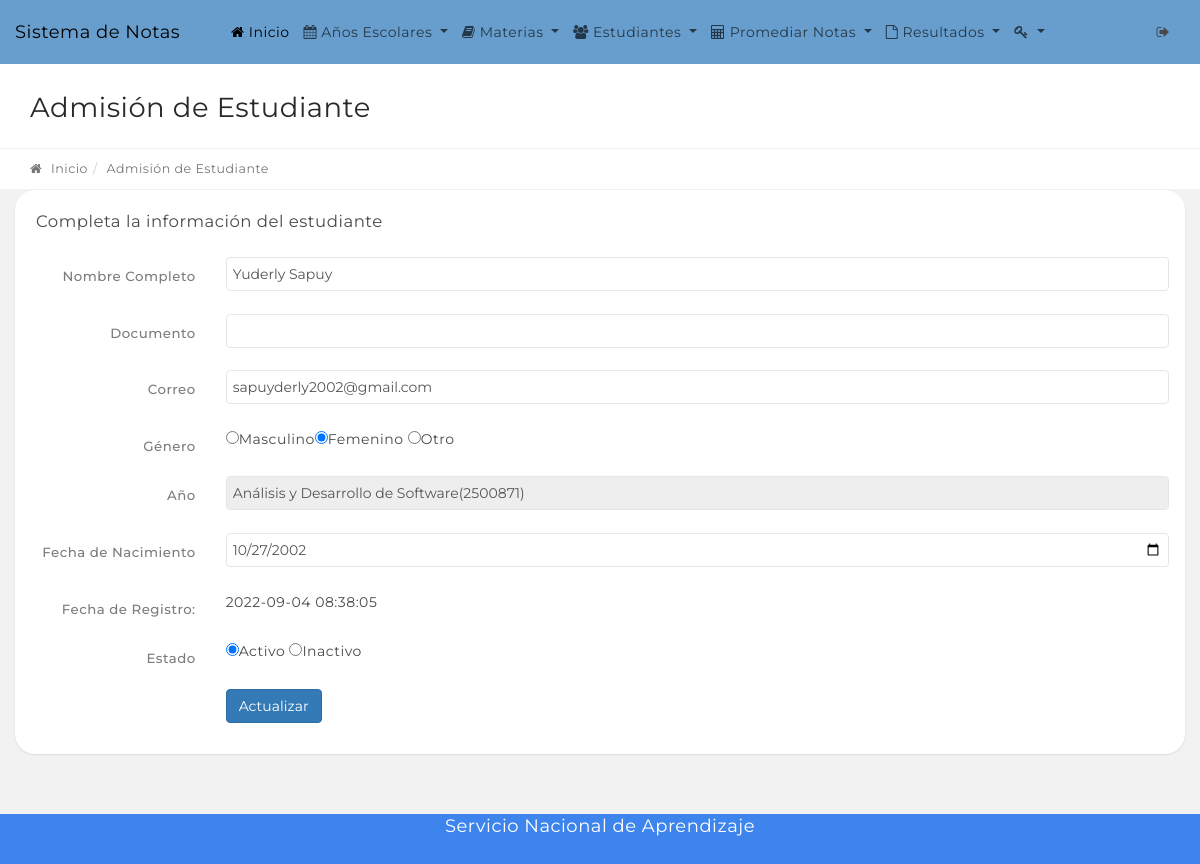
Page /edit-student.php?stid=1 on the committed database.
### tables this page shows
CREATE TABLE `tblstudents` (
  `StudentId` int(11) NOT NULL,
  `StudentName` varchar(100) DEFAULT NULL,
  `documento` int(10) DEFAULT NULL,
  `StudentEmail` varchar(100) DEFAULT NULL,
  `Gender` varchar(10) DEFAULT NULL,
  `DOB` varchar(100) DEFAULT NULL,
  `ClassId` int(11) DEFAULT NULL,
  `RegDate` timestamp NULL DEFAULT current_timestamp(),
  `UpdationDate` timestamp NULL DEFAULT NULL,
  `Status` int(1) DEFAULT NULL
);

CREATE TABLE `tblclasses` (
  `id` int(11) NOT NULL,
  `ClassName` varchar(80) DEFAULT NULL,
  `ClassNameNumeric` int(4) DEFAULT NULL,
  `Section` varchar(7) DEFAULT NULL,
  `CreationDate` timestamp NULL DEFAULT current_timestamp(),
  `UpdationDate` timestamp NULL DEFAULT NULL
);

### edit-student.php (the view, shortened to what this page needs)
<?php
include('includes/config.php');
if (strlen($_SESSION['alogin']) == "") {
    header("Location: index.php");
} else {
    $stid = intval($_GET['stid']);
?>
    <?php include('includes/topbar.php'); ?>
    <div class="content-wrapper">
        <div class="content-container">
            <div class="main-page">
                <div class="container-fluid">
                    <div class="row page-title-div">
                        <div class="col-md-6">
                            <h2 class="title">Admisión de Estudiante</h2>
                        </div>
                    </div>
                    <div class="row breadcrumb-div">
                        <div class="col-md-6">
                            <ul class="breadcrumb">
                                <li><a href="dashboard.php"><i class="fa fa-home"></i> Inicio</a></li>
                                <li class="active">Admisión de Estudiante</li>
                            </ul>
                        </div>
                    </div>
                </div>
                <div class="container-fluid">
                    <div class="row">
                        <div class="col-md-12">
                            <div class="panel">
                                <div class="panel-heading">
                                    <div class="panel-title">
                                        <h5>Completa la información del estudiante</h5>
                                    </div>
                                </div>
                                <div class="panel-body">
                                    <form class="form-horizontal" method="post">
                                        <?php
                                        $sql = "SELECT tblstudents.StudentName,tblstudents.documento,tblstudents.RegDate,tblstudents.StudentId,tblstudents.Status,tblstudents.StudentEmail,tblstudents.Gender,tblstudents.DOB,tblclasses.ClassName,tblclasses.Section from tblstudents join tblclasses on tblclasses.id=tblstudents.ClassId where tblstudents.StudentId=:stid";
                                        $query = $dbh->prepare($sql);
                                        $query->bindParam(':stid', $stid, PDO::PARAM_STR);
                                        $query->execute();
                                        $results = $query->fetchAll(PDO::FETCH_OBJ);
                                        if ($query->rowCount() > 0) {
                                            foreach ($results as $result) {  ?>
                                                <div class="form-group">
                                                    <label for="default" class="col-sm-2 control-label">Nombre Completo</label>
                                                    <div class="col-sm-10">
                                                        <input type="text" name="fullanme" class="form-control" id="fullanme" value="<?php echo htmlentities($result->StudentName) ?>" required="required" autocomplete="off">
                                                    </div>
                                                </div>
                                                <div class="form-group">
                                                    <label for="default" class="col-sm-2 control-label">Documento</label>
                                                    <div class="col-sm-10">
                                                        <input type="number" name="documento" class="form-control" id="documento" value="<?php echo htmlentities($result->RollId) ?>" maxlength="10" required="required" autocomplete="off">
                                                    </div>
                                                </div>
                                                <div class="form-group">
                                                    <label for="default" class="col-sm-2 control-label">Correo</label>
                                                    <div class="col-sm-10">
                                                        <input type="email" name="emailid" class="form-control" id="email" value="<?php echo htmlentities($result->StudentEmail) ?>" required="required" autocomplete="off">
                                                    </div>
                                                </div>
                                                <div class="form-group">
                                                    <label for="default" class="col-sm-2 control-label">Género</label>
                                                    <div class="col-sm-10">
                                                        <?php $gndr = $result->Gender;
                                                        ?>
                                                        <?php
                                                        if ($gndr == "Female") {
                                                        ?>
                                                            <input type="radio" name="gender" value="Male" required="required">Masculino<input type="radio" name="gender" value="Female" required="required" checked>Femenino  <input type="radio" name="gender" value="Other" required="required">Otro
                                                        <?php } ?>
                                                    </div>
                                                </div>
                                                <div class="form-group">
                                                    <label for="default" class="col-sm-2 control-label">Año</label>
                                                    <div class="col-sm-10">
                                                        <input type="text" name="classname" class="form-control" id="classname" value="<?php echo htmlentities($result->ClassName) ?>(<?php echo htmlentities($result->Section) ?>)" readonly>
                                                    </div>
                                                </div>
                                                <div class="form-group">
                                                    <label for="date" class="col-sm-2 control-label">Fecha de Nacimiento</label>
                                                    <div class="col-sm-10">
                                                        <input type="date" name="dob" class="form-control" value="<?php echo htmlentities($result->DOB) ?>" id="date">
                                                    </div>
                                                </div>
                                                <div class="form-group">
                                                    <label for="default" class="col-sm-2 control-label">Fecha de Registro: </label>
                                                    <div class="col-sm-10">
                                                        <?php echo htmlentities($result->RegDate) ?>
                                                    </div>
                                                </div>
                                                <div class="form-group">
                                                    <label for="default" class="col-sm-2 control-label">Estado</label>
                                                    <div class="col-sm-10">
                                                        <?php $stats = $result->Status;
                                                        if ($stats == "1") {
                                                        ?>
                                                            <input type="radio" name="status" value="1" required="required" checked>Activo <input type="radio" name="status" value="0" required="required">Inactivo
                                                        <?php } ?>
                                                    </div>
                                                </div>
                                        <?php }
                                        } ?>
                                        <div class="form-group">
                                            <div class="col-sm-offset-2 col-sm-10">
                                                <button type="submit" name="submit" class="btn btn-primary">Actualizar</button>
                                            </div>
                                        </div>
                                    </form>
                                </div>
                            </div>
                        </div>
                    </div>
                </div>
            </div>
        </div>
        <?php include('includes/footer.php'); ?>
    <?PHP } ?>

### rows in the picture
tblstudents: fullanme "Yuderly Sapuy", emailid "sapuyderly2002@gmail.com", classname "Análisis y Desarrollo de Software(2500871)", dob "10/27/2002", RegDate "2022-09-04 08:38:05"
